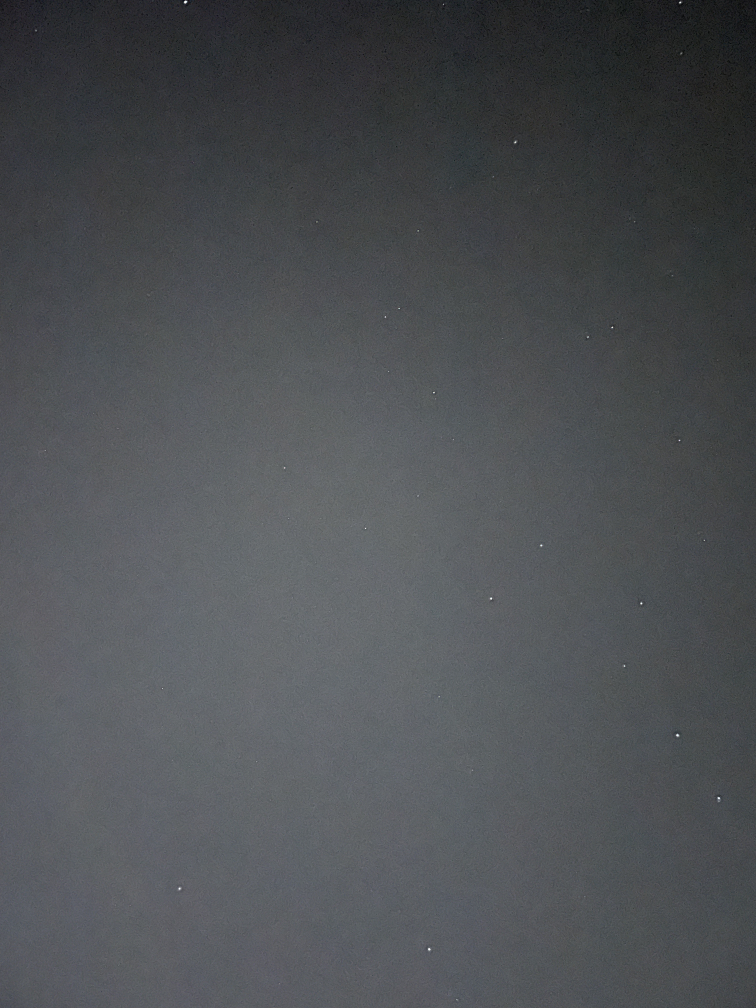
#> input picture boaz_data_test/fr1.jpg, 3024 x 4032 px (shown at 1/4 size)
$ python mainDetectionStars.py
#> lines starting #> are read from the running program, lines starting #| are printed output that depends on the picture; after the words box and inside, x2 and y2 are one past the last pixel; in counts of white or black regions, pixels touching at a corner belong together
### detection_stars.py
"""
This project implements a computer vision pipeline designed to detect and match star-like features across two astronomical images.
The goal is to identify corresponding constellations or feature groups by detecting bright spots (representing stars), fitting lines using RANSAC, and calculating similarity transformations to align one image with another.

The core components of this system are:

Star Detection: Bright objects are extracted from grayscale images using intensity thresholding and contour filtering to identify their centers and brightness.

RANSAC Line Fitting: Lines are fitted through detected stars to find dominant alignments. The top three best-fitting lines are selected based on the number of inliers.

Shape Similarity Matching: Groups of three points from both images are compared using relative geometric distances to find the best match.

Transformation Calculation: Once matched, the scale, rotation, and translation needed to align the two images are computed using the corresponding triangles.

Image Alignment: Using the computed transformation, the system transforms the detected points to estimate their new positions in the second image.
"""
import os
import re

"""
This program compares two images of stars and tries to find how they match.

Here's what the code does:

1. Finds the stars in each image by looking for bright spots.
2. Looks for lines of stars in each image using a method called RANSAC.
3. Tries to find three stars in image 1 that match three stars in image 2
   by checking if the distances between the stars are similar.
4. If it finds a good match, it calculates how to rotate, move, and scale image 1
   so it lines up with image 2.
5. It also draw rectangles to show the results on the images.

"""

import cv2 as cv
import numpy as np
from matplotlib import pyplot as plt
import random
import math


# Detection
def starsDetection(img):
    """
      Detect star-like bright objects in an image based on contours.

      Args:
          img (np.ndarray): BGR image.

      Returns:
          list: Detected star centers as (x, y, radius, brightness).
      """
    tmp_min = 0
    img = cv.cvtColor(img, cv.COLOR_BGR2GRAY)
    # Apply a threshold to create a binary image
    ret, thresh = cv.threshold(img, 179, 255, cv.THRESH_BINARY)

    # Find contours in the binary image
    contours, hierarchy = cv.findContours(thresh, cv.RETR_TREE, cv.CHAIN_APPROX_SIMPLE)

    # Loop through the contours and find the centers of the stars
    centers = []
    eps = 1 / 225000
    for cnt in contours:
        # Calculate the bounding box of the contour
        x, y, w, h = cv.boundingRect(cnt)

        # Check if the bounding box is too close to any of the previous centers
        too_close = False
        for center in centers:
            if abs(center[0] - x) < 50 and abs(center[1] - y) < 50:
                too_close = True
                break
        scale = img.shape[0] * img.shape[1] * eps
        if not too_close and max(w, h) < scale:
            # Calculate the center of the star
            center_x = x + w // 2
            center_y = y + h // 2
            brightness = img[center_y, center_x]
            centers.append((x, y, max(w, h), brightness))

    return centers

def initialDetection(img):
    """
    Perform initial detection of bright objects using thresholding and morphology.

    Args:
        img (np.ndarray): BGR image.

    Returns:
        list: Detected centers as (x, y, radius, brightness).
    """
    img = cv.cvtColor(img, cv.COLOR_BGR2GRAY)

    # Apply a threshold to create a binary image
    ret, thresh = cv.threshold(img, 160, 255, cv.THRESH_BINARY)

    # Apply morphological operations
    kernel = np.ones((6, 6), np.uint8)
    opening = cv.morphologyEx(thresh, cv.MORPH_OPEN, kernel)

    # Find contours
    contours, hierarchy = cv.findContours(opening, cv.RETR_TREE, cv.CHAIN_APPROX_SIMPLE)

    # Loop through the contours and find the centers of the stars
    centers = []
    for cnt in contours:
        # Calculate the minimum enclosing circle of the contour
        (center_x, center_y), radius = cv.minEnclosingCircle(cnt)

        # Check if the center is too close to any of the previous centers
        too_close = False
        for center in centers:
            if abs(center[0] - center_x) < 50 and abs(center[1] - center_y) < 50:
                too_close = True
                break
        if not too_close:
            # Get the brightness value of the center pixel
            brightness = img[int(center_y), int(center_x)]

            # Add the center to the list
            centers.append((int(center_x), int(center_y), int(radius), brightness))

    return centers


# RANSAC
# [29 lines left out: function drawLine, not called in this run]


def sortTopThree(lst, points_on_line, line, count):
    """
    Maintain the top three lines with the highest inlier count.

    Args:
        lst (list): List of the top three lines so far.
        points_on_line (list): Points close to the current line.
        line (tuple): Current line parameters (slope, intercept).
        count (int): Number of inliers for the current line.

    Returns:
        list: Updated top three list.
    """
    candidate = points_on_line, count, line
    if candidate not in lst:
        if lst[0][1] < count:
            lst[0] = candidate
        elif lst[1][1] < count:
            lst[1] = candidate
        elif lst[2][1] < count:
            lst[2] = candidate
        else:
            return lst
    return lst


def ransacLineFit(points, threshold=20, max_iterations=5000):
    """
       Fit a line to a set of points using the RANSAC algorithm.

       Args:
           points (list): List of (x, y, radius, brightness) points.
           threshold (float): Distance threshold to consider a point an inlier.
           max_iterations (int): Number of iterations to run RANSAC.

       Returns:
           tuple: Best line fit (slope, intercept), inlier points, top three lines.
       """
    best_fit = None
    best_count = 0
    points_on_line = []
    ans = []
    top_three = [[(0, 0), 0], [(0, 0), 0], [(0, 0), 0]]
    for i in range(max_iterations):
        # Randomly select two points from the set
        sample = random.sample(points, 2)
        curr_points = []
        # Fit a line to the selected points
        x1, y1, r, b = sample[0]
        x2, y2, r, b = sample[1]
        if x1 == x2:
            continue  # avoid division by zero
        m = (y2 - y1) / (x2 - x1)
        b = y1 - m * x1

        # Count the number of inliers
        count = 0
        for x, y, r, c in points:
            if abs(y - (m * x + b)) < threshold:
                count += 1
                curr_points.append([x, y, r, c])
        # Update the best-fit line if we found more inliers than before
        top_three = sortTopThree(top_three, curr_points, (m, b), count)
        if count > best_count and count >= 3:
            best_fit = (m, b)
            best_count = count
            points_on_line = curr_points
            ans.insert(0, best_fit)

    return best_fit, points_on_line, top_three


def drawRectangles(img, rectangles, color):
    """
       Draw rectangles around given points on an image.

       Args:
           img (np.ndarray): The image to draw on.
           rectangles (list): List of rectangles as (x, y, radius, brightness).
           color (tuple): Color for the rectangle.

       Returns:
           None
       """
    for rect in rectangles:
        cv.rectangle(img, (rect[0] - 40, rect[1] - 40), (rect[0] + rect[2] + 40, rect[1] + rect[2] + 40), color, 7)


def drawRectanglesManually(img, rectangles):
    """
    Draw red rectangles around given coordinates manually.

    Args:
        img (np.ndarray): The image to draw on.
        rectangles (list): List of rectangles as (x, y, radius, brightness).

    Returns:
        None
    """
    for rect in rectangles:
          cv.rectangle(img, (rect[0]-40,rect[1]-40), (rect[0]+rect[2]+40,rect[1]+rect[2]+40), (0,0,255), 7)

# Find matching Stars
def similarity(line_points1, line_points2):
    """
        Compare similarity of two sets of 3 points by relative distances.

        Args:
            line_points1 (list): First set of points.
            line_points2 (list): Second set of points.

        Returns:
            tuple: Minimum difference and best-matching 3 points from line_points1.
        """
    AB = distance(line_points2[0], line_points2[1])
    BC = distance(line_points2[1], line_points2[2])
    AC = distance(line_points2[2], line_points2[0])
    min_diff = 50000
    same_points = []
    for i in range(len(line_points1)-2):
      curr_points = []
      DE = distance(line_points1[i], line_points1[i+1])
      EF = distance(line_points1[i+1], line_points1[i+2])
      FD = distance(line_points1[i+2], line_points1[i])
      curr_points.append(line_points1[i])
      curr_points.append(line_points1[i+1])
      curr_points.append(line_points1[i+2])
      curr_diff = abs(abs(AB/DE-BC/EF) + abs(BC/EF-AC/FD) + abs(AB/DE-AC/FD))
      if curr_diff < min_diff:
        min_diff = curr_diff
        same_points = curr_points
    for point in same_points:
      point = tuple(point)

    return min_diff, same_points

def distance(point1, point2):
  """
    Calculate Euclidean distance between two points.

    Args:
        point1 (tuple): First point (x, y, radius, brightness).
        point2 (tuple): Second point (x, y, radius, brightness).

    Returns:
        float: Euclidean distance between the two points.
   """

  x1, y1, r1, b1 = point1
  x2, y2, r2, b2 = point2
  return math.sqrt((x2-x1)**2+(y2-y1)**2)


# Transformation and Translation
def computeTransformation(best_correlation):
  """
    Compute the scale, rotation matrix, and translation vector between two sets of three matching points.

    Args:
        best_correlation (tuple): Two sets of three matching points.

    Returns:
        tuple: Scale factor, rotation matrix (2x2), translation vector (2x1).
 """
  x1_1, y1_1, r1_1, b1_1 = best_correlation[0][0]
  x1_2, y1_2, r1_2, b1_2 = best_correlation[0][1]
  x1_3, y1_3, r1_3, b1_3 = best_correlation[0][2]
  x2_1, y2_1, r2_1, b2_1 = best_correlation[1][0]
  x2_2, y2_2, r2_2, b2_2 = best_correlation[1][1]
  x2_3, y2_3, r2_3, b2_3 = best_correlation[1][2]

  # Define the points in img1 and img2 as numpy arrays
  img1_points = np.array([[x1_1, y1_1], [x1_2, y1_2], [x1_3, y1_3]])
  img2_points = np.array([[x2_1, y2_1], [x2_2, y2_2], [x2_3, y2_3]])

  # Compute the difference vectors
  v1 = img1_points[1] - img1_points[0]
  v2 = img2_points[1] - img2_points[0]

  # Compute the scaling factor
  s = np.linalg.norm(v2) / np.linalg.norm(v1)

  # Compute the rotation matrix
  v1_unit = v1 / np.linalg.norm(v1)
  v2_unit = v2 / np.linalg.norm(v2)
  cos_theta = np.dot(v1_unit, v2_unit)
  sin_theta = np.cross(v1_unit, v2_unit)
  R = np.array([[cos_theta, -sin_theta], [sin_theta, cos_theta]])

  # Compute the translation vector
  t = img2_points[0] - s * R.dot(img1_points[0])

  return s, R, t

# transformation function
def transform(x1, y1, s, R, t):
    """
      Apply a similarity transformation (scale, rotate, translate) to a point.

      Args:
          x1 (float): X-coordinate of the point.
          y1 (float): Y-coordinate of the point.
          s (float): Scaling factor.
          R (np.ndarray): Rotation matrix.
          t (np.ndarray): Translation vector.

      Returns:
          tuple: Transformed (x, y) coordinates.
      """
    p = np.array([x1, y1])
    p_transformed = s * R.dot(p) + t
    return p_transformed[0], p_transformed[1]


######### Matching Images  #########


# [16 lines left out: function save_stars_to_txt, not called in this run]


def findMatching(img1_path, img2_path):
  """
       Find matching patterns between two images using RANSAC line fitting and similarity metrics.

       Args:
           img1_path (str): Path to the first image.
           img2_path (str): Path to the second image.

       Returns:
           None
           """
#> called with img1_path = 'boaz_data_test/fr1.jpg', img2_path = 'boaz_data_test/ST_db1.png'

  # Load the image
  img1 = cv.imread(img1_path)
#> img1 is the input picture: shape (4032, 3024, 3); mean B, G, R 83.2, 79.9, 77
  img2 = cv.imread(img2_path)
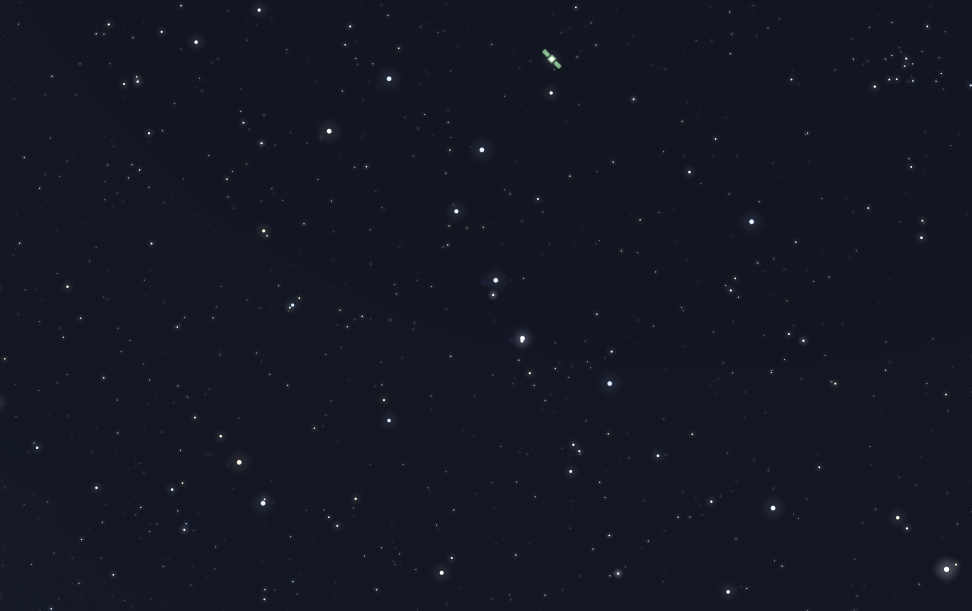
#> input picture boaz_data_test/ST_db1.png, 1944 x 1222 px (shown at 1/2 size)
#> img2 is the input picture: shape (1222, 1944, 3); mean B, G, R 34.5, 23.3, 19.6

  orig_img1 = img1
  orig_img2 = img2

  rect1 = initialDetection(img1)
#> in initialDetection, `ret, thresh = cv.threshold(img, 160, 255, cv.THRESH_BINARY)`:
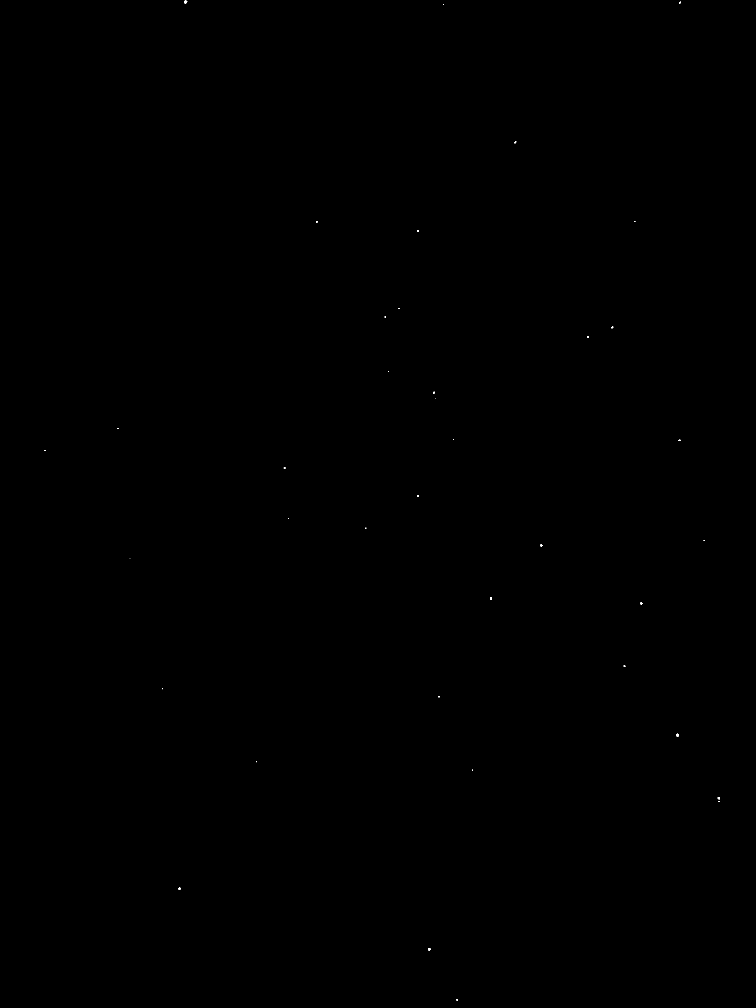
#> thresh: shape (4032, 3024) (shown at 1/4 size); 0.01% white; 38 white regions (20 under 20 px), largest, box (x1, y1, x2, y2) and area: (736, 2, 749, 14) 102, (2705, 2935, 2715, 2946) 86, (1712, 3792, 1724, 3803) 80
#> in initialDetection, `contours, hierarchy = cv.findContours(opening, cv.RETR_TREE, cv.CHAIN_..`: contours = 7 contours; box (x1, y1, x2, y2) and area: (738, 4, 747, 14) 69, (2706, 2938, 2716, 2946) 59, (1714, 3794, 1722, 3802) 48, (1962, 2392, 1969, 2399) 36, (2873, 3190, 2880, 3197) 36, (716, 3553, 722, 3559) 25, (2563, 2412, 2569, 2418) 25
#> the loop in initialDetection, `for cnt in contours:` made 7 passes
#> (cnt, center_x, center_y, radius, brightness) on passes 2, 5: ([[716, 3553], [716, 3558], [721, 3558], [721, 3553]], 718.5, 3555.5, 3.54, 253), ([[2563, 2412], [2563, 2417], [2568, 2417], [2568, 2412]], 2565.5, 2414.5, 3.54, 251)
#> after the loop in initialDetection, `for cnt in contours:`: centers = [(1717, 3797, 4, 251), (718, 3555, 3, 253), (2876, 3193, 4, 250), (2710, 2941, 5, 247), (2565, 2414, 3, 251), (1965, 2395, 4, 249), (742, 8, 5, 250)]
#> rect1 has the same summary as centers in initialDetection
  rect2 = initialDetection(img2)
#> in initialDetection (call 2), `opening = cv.morphologyEx(thresh, cv.MORPH_OPEN, kernel)`:
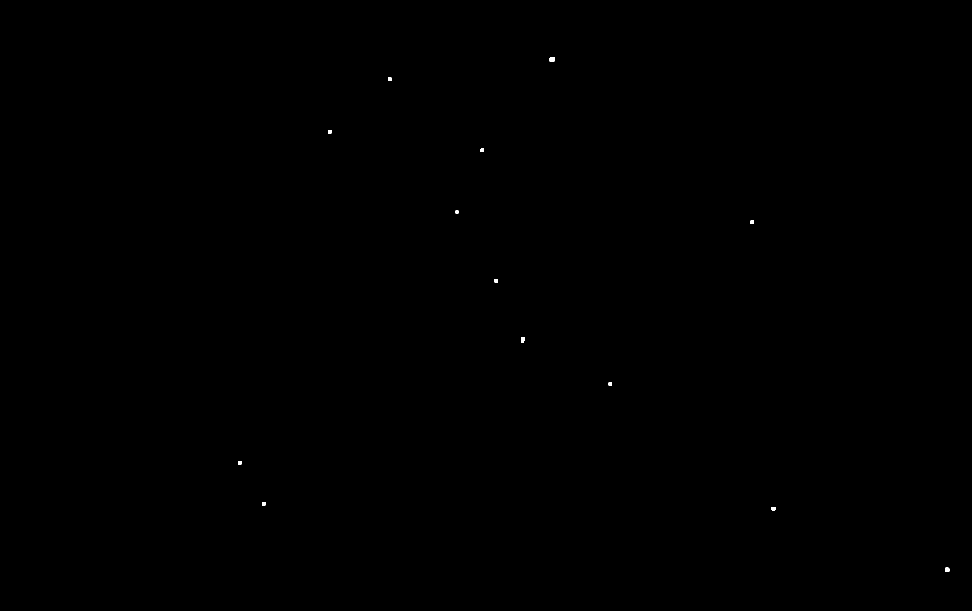
#> opening: shape (1222, 1944) (shown at 1/2 size); 0.03% white; 13 white regions
#> in initialDetection (call 2), `contours, hierarchy = cv.findContours(opening, cv.RETR_TREE, cv.CHAIN_..`: contours = 13 contours; largest, box (x1, y1, x2, y2) and area: (1099, 114, 1110, 124) 83, (1042, 674, 1050, 685) 64, (1890, 1135, 1899, 1144) 60, (1543, 1014, 1551, 1021) 41, (524, 1004, 531, 1011) 36
#> the loop in initialDetection (call 2), `for cnt in contours:` made 13 passes
#> (cnt, center_x, center_y, radius, brightness) on passes 3 to 5: ([[524, 1004], [524, 1010], [530, 1010], [530, 1004]], 527, 1007, 4.24, 244), ([[476, 922], [476, 928], [482, 928], [482, 922]], 479, 925, 4.24, 249), ([[1217, 765], [1217, 770], [1223, 770], [1223, 765]], 1220, 767.5, 3.91, 232)
#> after the loop in initialDetection (call 2), `for cnt in contours:`: centers = 13 items, first 6: (1894, 1139, 5, 255), (1546, 1016, 4, 252), (527, 1007, 4, 244), (479, 925, 4, 249), (1220, 767, 3, 232), (1045, 679, 6, 255)
#> rect2 has the same summary as centers in initialDetection


  # Find the lines using RANSAC
  lines1, line_points1, top_three1 = ransacLineFit(rect1)
#> the loop in ransacLineFit, `for i in range(max_iterations):` made 5000 passes
#> (sample, x1, y1, x2, y2, m) on pass 1: ([(742, 8, 5, 250), (2710, 2941, 5, 247)], 742, 8, 2710, 2941, 1.49)
  lines2, line_points2, top_three2 = ransacLineFit(rect2)

  best_correlation = None  # כדי למנוע שגיאה אם לא נכנס ל-if

  best_diff = 2
  for three_points1, c1, (m1, b1) in top_three1:
    for three_points2, c2, (m2, b2) in top_three2:
      curr_diff = similarity(three_points1, three_points2)[0]
      if curr_diff < best_diff:
        best_diff = curr_diff
        best_line = ((m1, b1), (m2, b2))
        best_correlation = (three_points1[:3], three_points2[:3])
#> this loop made 3 passes

  # Default values for s, R, t
  s, R, t = 0, np.eye(2), np.zeros(2)

  if best_correlation is not None:
      s, R, t = computeTransformation(best_correlation)


  transformed_points = []

  # Detection
  img1 = orig_img1
  img2 = orig_img2

  s_points = starsDetection(img1)
#> the loop in starsDetection, `for cnt in contours:` made 37 passes
#> cnt on passes 3, 6, 14, 17: [[1718, 3794], [1719, 3793], [1720, 3794], [1719, 3795]], [[1890, 3079], [1890, 3080]], [[2165, 2180], [2166, 2179], [2167, 2180], [2166, 2181]], [[1155, 2072]]
  drawRectangles(img1, s_points, (0,0,255))
#> the loop in drawRectangles, `for rect in rectangles:` made 33 passes
#> rect on passes 1 to 4: (1826, 3996, 6, 215), (1712, 3792, 10, 251), (714, 3551, 8, 253), (2871, 3189, 9, 253)

  # Transform
  for x, y, r, b in s_points:
    newx, newy = transform(x,y, s, R, t)
    transformed_points.append((int(newx), int(newy), r, b))
#> this loop made 33 passes

  drawRectanglesManually(img2, transformed_points)
#> the loop in drawRectanglesManually, `for rect in rectangles:` made 33 passes
#> rect on passes 1 to 4: (545, 946, 6, 215), (511, 852, 10, 251), (105, 682, 8, 253), (1043, 676, 9, 253)
#> after the loop in drawRectanglesManually, `for rect in rectangles:`:
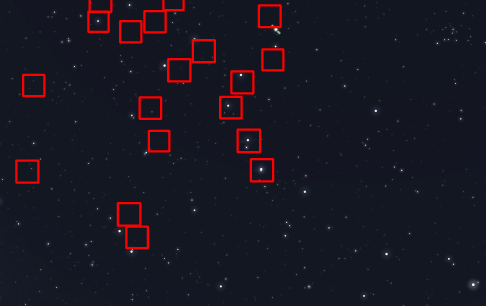
#> img: shape (1222, 1944, 3) (shown at 1/4 size); mean B, G, R 33.7, 22.8, 25

##

  # Display images side by side
  plt.figure(figsize=(12, 6))  # Adjust figure size as needed

  # Display the first image
  plt.subplot(1, 2, 1)
  plt.imshow(cv.cvtColor(img1, cv.COLOR_BGR2RGB))  # Convert BGR to RGB for correct color display
  plt.title("Image 1")
  plt.axis('off')  # Hide axes for a cleaner look

  # Display the second image
  plt.subplot(1, 2, 2)
  plt.imshow(cv.cvtColor(img2, cv.COLOR_BGR2RGB))  # Convert BGR to RGB for correct color display
  plt.title("Image 2")
  plt.axis('off')  # Hide axes for a cleaner look

  # Show the images
  plt.tight_layout()  # Adjust layout for better spacing
  plt.show()
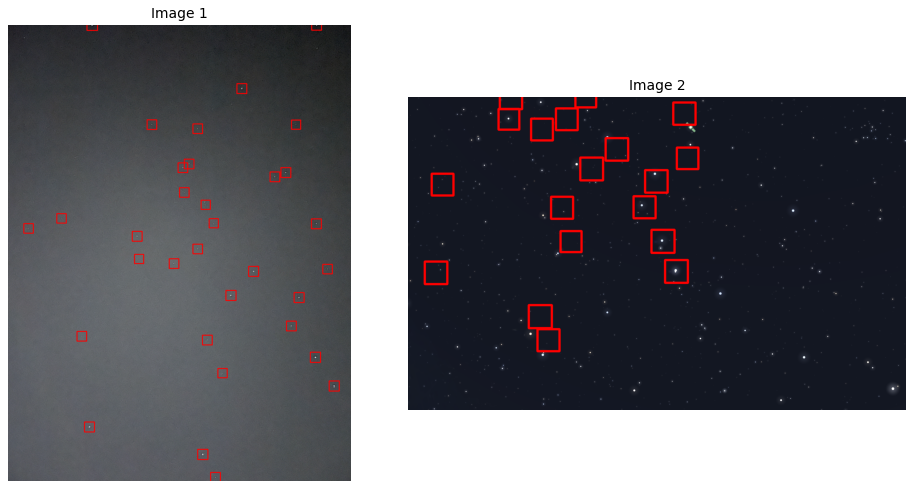
#> figure drawn by matplotlib, 2 panels

 #SHOW EACH IMAGE ALONE
  #plt.imshow(img1), plt.show()
 # plt.imshow(img2), plt.show()


  # Define the file path
  file_path = os.path.join("outputMatchingDetectionStars", "correlation_output.txt")

  # Determine the next available filename
#> (the run stopped early here; a loop or call above may not have finished)
